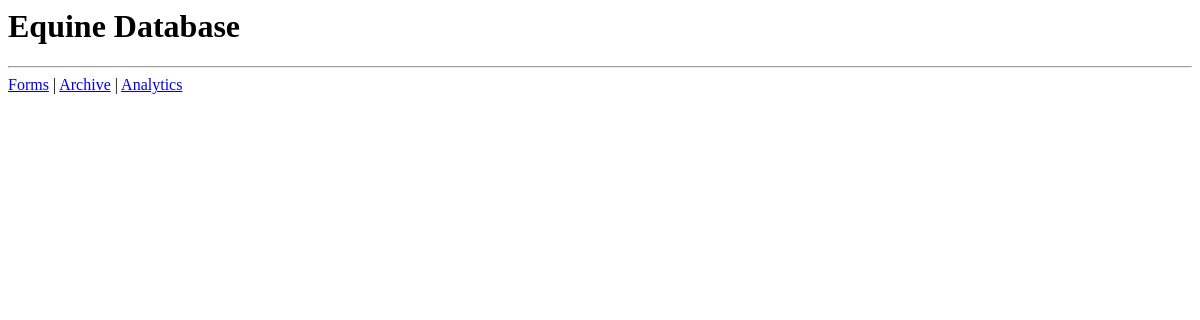
Before: /tables.php with the older database file.
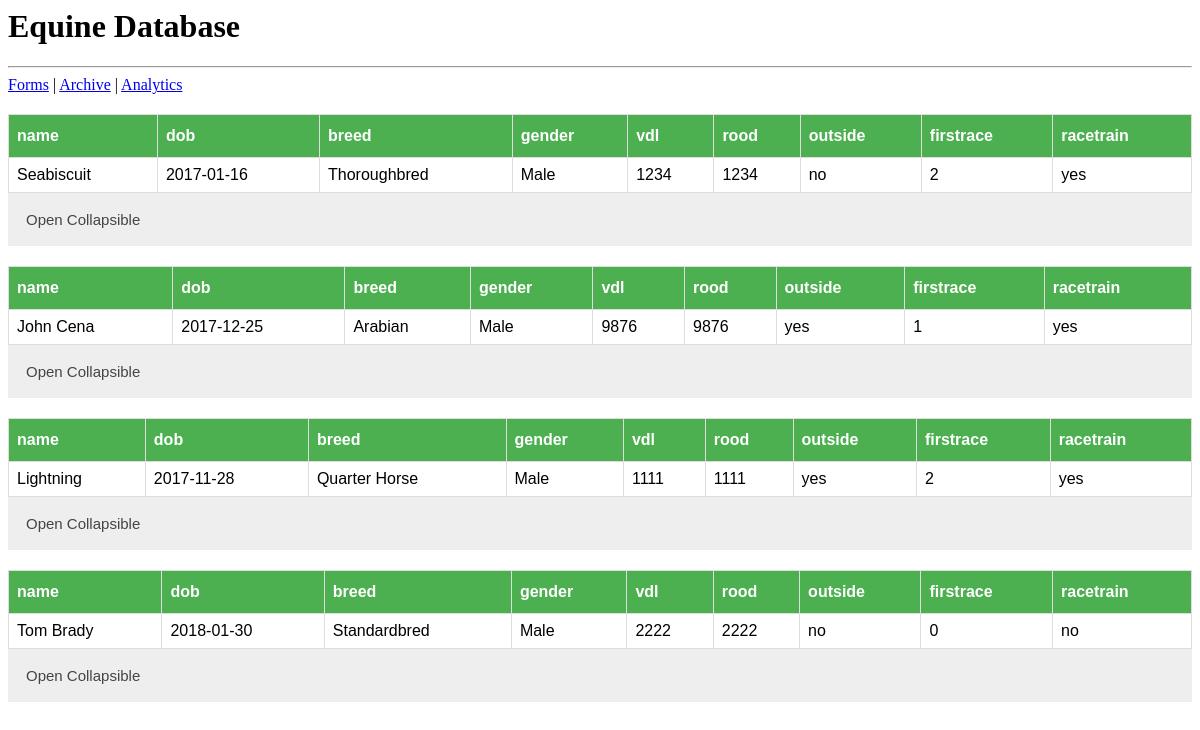
After: the same page with the newer database file.
### tables this page shows
CREATE TABLE `Horse` (
  `name` varchar(255) DEFAULT NULL,
  `dob` date DEFAULT NULL,
  `breed` varchar(255) DEFAULT NULL,
  `gender` varchar(255) DEFAULT NULL,
  `vdl` int(11) DEFAULT NULL,
  `rood` int(11) DEFAULT NULL,
  `outside` varchar(255) DEFAULT NULL,
  `firstrace` tinyint(1) DEFAULT NULL,
  `racetrain` varchar(255) DEFAULT NULL
);

### tables.php (the view, shortened to what this page needs)
<head>
</head>
<?php include('header.php'); ?>
<body>
<?php
$host = "localhost";
$dbname= "equine";
$username  = "root";
$password = "";
$mysqli = mysqli_connect($host, $username, $password, $dbname);
function printTable($query, $table_headers = NULL)
{
  $fields = mysqli_fetch_fields($query);
  $rows = mysqli_fetch_all($query);
  echo "<table id=\"simpleTable\">";
  echo "<thead>";
  echo "<tr>";
  if (!is_null($table_headers)) {
    foreach ($fields as $field) {
      if (array_key_exists($field->name,$table_headers)) {
        $name = $table_headers[$field->name];
        echo "<th>$name</th>";
      }
      else {
        $name = $field->name;
        echo "<th>$name</th>";
      }
    }
  }
  else {
    foreach ($fields as $field) {
      $name = $field->name;
      echo "<th>$name</th>";
    }
  }
  echo "</tr>";
  echo "</thead>";
  foreach($rows as $row){
    echo "<tr>";
    foreach($row as $field => $value){
      echo "<td>" . $value . "</td>";
    }
    echo "</tr>";
  }
  echo "</table>";
}
if(!$mysqli){
	echo "Dead Connection: ".mysqli_connect_error();
}
else{
$horses = mysqli_query($mysqli,"SELECT Horse.vdl FROM Horse;");
$horserows = mysqli_fetch_all($horses);
foreach( $horserows as $row){
  $x = $row[0];
  $horse = mysqli_query($mysqli,"SELECT * FROM Horse WHERE Horse.vdl=$x;");
  printTable($horse); ?>
  <button type="button" class="collapsible">Open Collapsible</button>
  <?php
}
}
?>

### header.php
<head>
<link rel="stylesheet" type="text/css" href="style.css" />
	<h1>Equine Database</h1>
	<hr>
	<a href="forms.php">Forms</a> | <a href="tables.php">Archive</a> | <a href="analytics.php">Analytics</a>
</head>

### tables.php (style rules this page uses)
#simpleTable { font-family: "Trebuchet MS", Arial, Helvetica, sans-serif; border-collapse: collapse; width: 100%; }
#simpleTable td, #simpleTable th { border: 1px solid #ddd; padding: 8px; }
#simpleTable th { padding-top: 12px; padding-bottom: 12px; text-align: left; background-color: #4CAF50; color: white; }
.collapsible { background-color: #eee; color: #444; cursor: pointer; padding: 18px; width: 100%; border: none; text-align: left; outline: none; font-size: 15px; }

Changed rows visible on the page:
added horse: name "name", name "dob", name "breed", name "gender", name "vdl", name "rood", name "outside", name "firstrace", name "racetrain", name "Seabiscuit", dob "2017-01-16", breed "Thoroughbred", gender "Male", vdl "1234", rood "1234", outside "no", firstrace "2", racetrain "yes"
added horse: name "name", name "dob", name "breed", name "gender", name "vdl", name "rood", name "outside", name "firstrace", name "racetrain", name "John Cena", dob "2017-12-25", breed "Arabian", gender "Male", vdl "9876", rood "9876", outside "yes", firstrace "1", racetrain "yes"
added horse: name "name", name "dob", name "breed", name "gender", name "vdl", name "rood", name "outside", name "firstrace", name "racetrain", name "Lightning", dob "2017-11-28", breed "Quarter Horse", gender "Male", vdl "1111", rood "1111", outside "yes", firstrace "2", racetrain "yes"
added horse: name "name", name "dob", name "breed", name "gender", name "vdl", name "rood", name "outside", name "firstrace", name "racetrain", name "Tom Brady", dob "2018-01-30", breed "Standardbred", gender "Male", vdl "2222", rood "2222", outside "no", firstrace "0", racetrain "no"
